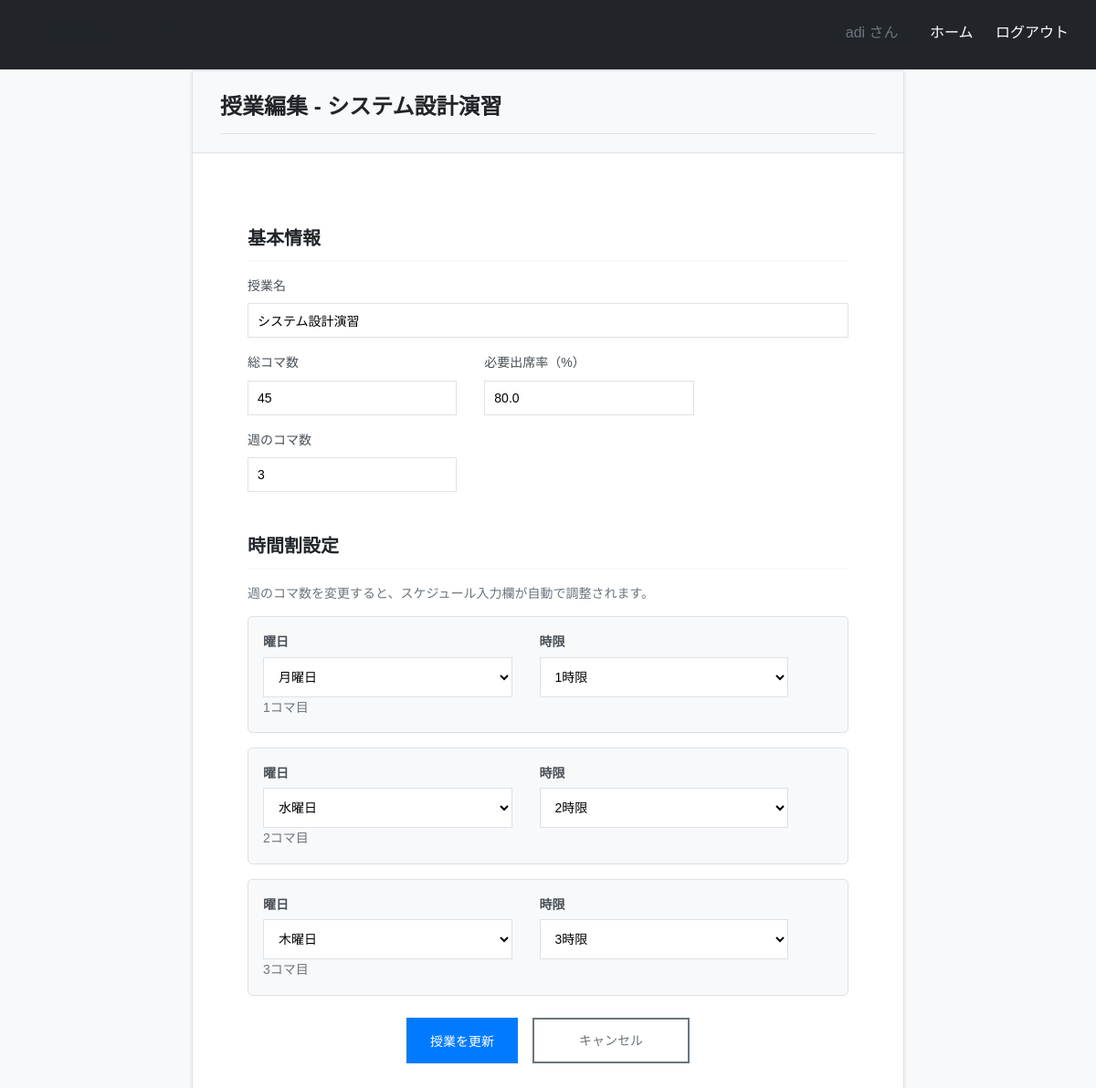
Screenshot of /course/1/edit/ (signed in) with the database file from the repository.
### sabotage_app/models.py (models this page shows, shortened)
class Course(models.Model):
    user = models.ForeignKey(User, on_delete=models.CASCADE)
    name = models.CharField(max_length=100, verbose_name="授業名")
    total_time_block = models.IntegerField(verbose_name="総コマ数")
    need_percent = models.FloatField(validators=[MinValueValidator(0), MaxValueValidator(100)], verbose_name="必要出席率")
    created_at = models.DateTimeField(auto_now_add=True)
    updated_at = models.DateTimeField(auto_now=True)
    class Meta:
        ordering = ['name']

### sabotage_app/views.py (the view, shortened to what this page needs)
@method_decorator(login_required, name='dispatch')
class CourseEditView(View):
    def get(self, request, course_id):
        course = get_object_or_404(Course, id=course_id, user=request.user)
        course_form = CourseForm(instance=course)
        schedules = CourseSchedule.objects.filter(course=course).order_by('id')
        course_form.fields['weekly_classes'].initial = schedules.count()
        schedule_form = CourseScheduleForm()
        context = {
            'course_form': course_form,
            'schedule_form': schedule_form,
            'course': course,
            'schedules': schedules,
            'is_edit': True
        }
        return render(request, 'sabotage_app/course_edit.html', context)

### sabotage_app/forms.py
class CourseScheduleForm(forms.ModelForm):
    class Meta:
        model = CourseSchedule
        fields = ['weekday', 'period']
        labels = {
            'weekday': '曜日',
            'period': '時限'
        }
        widgets = {
            'weekday': forms.Select(attrs={
                'class': 'form-control'
            }),
            'period': forms.Select(attrs={
                'class': 'form-control'
            })
        }
    def __init__(self, *args, **kwargs):
        super().__init__(*args, **kwargs)
        for field in self.fields.values():
            field.widget.attrs['style'] = 'width: 100%; padding: 10px; border: 1px solid #dee2e6; border-radius: 0px; font-size: 14px; box-sizing: border-box;'

### templates/sabotage_app/course_edit.html (shortened to what this page needs)
{% extends 'sabotage_app/base.html' %}
{% block content %}
<div class="container">
    <div class="row justify-content-center">
        <div class="col-md-8">
            <div class="card">
                <div class="card-header">
                    <h2>授業編集 - {{ course.name }}</h2>
                </div>
                <div class="card-body">
                    <form method="post" id="courseEditForm">
                        <div class="mb-4">
                            <h4>基本情報</h4>
                            <div class="form-group mb-3">
                                <label for="{{ course_form.name.id_for_label }}" class="form-label">{{ course_form.name.label }}</label>
                                {{ course_form.name }}
                            </div>
                            <div class="row">
                                <div class="col-md-4">
                                    <div class="form-group mb-3">
                                        <label for="{{ course_form.total_time_block.id_for_label }}" class="form-label">{{ course_form.total_time_block.label }}</label>
                                        {{ course_form.total_time_block }}
                                    </div>
                                </div>
                                <div class="col-md-4">
                                    <div class="form-group mb-3">
                                        <label for="{{ course_form.need_percent.id_for_label }}" class="form-label">{{ course_form.need_percent.label }}</label>
                                        {{ course_form.need_percent }}
                                    </div>
                                </div>
                                <div class="col-md-4">
                                    <div class="form-group mb-3">
                                        <label for="{{ course_form.weekly_classes.id_for_label }}" class="form-label">{{ course_form.weekly_classes.label }}</label>
                                        {{ course_form.weekly_classes }}
                                    </div>
                                </div>
                            </div>
                        </div>
                        <div class="mb-4">
                            <h4>時間割設定</h4>
                            <p class="text-muted">週のコマ数を変更すると、スケジュール入力欄が自動で調整されます。</p>
                            <div id="scheduleContainer">
                                {% for schedule in schedules %}
                                <div class="schedule-item mb-3 p-3" style="background-color: #f8f9fa; border-radius: 5px; border: 1px solid #dee2e6;">
                                </div>
                                {% endfor %}
                            </div>
                        </div>
                        <div class="form-group d-flex gap-3 justify-content-center mt-4">
                            <button type="submit" class="btn btn-primary">授業を更新</button>
                            <a href="{% url 'course_detail' course.id %}" class="btn btn-secondary">キャンセル</a>
                        </div>
                    </form>
                </div>
            </div>
        </div>
    </div>
</div>
{% endblock %}

### templates/sabotage_app/base.html (shortened to what this page needs)
<!DOCTYPE html>
<html lang="ja">
<head>
</head>
<body>
    <div class="header clearfix">
        <h1>欠課管理アプリ</h1>
        <div class="nav">
            {% if user.is_authenticated %}
                <span>{{ user.username }} さん</span>
                <a href="{% url 'index' %}">ホーム</a>
                <a href="{% url 'logout' %}">ログアウト</a>
            {% else %}
                <a href="{% url 'login' %}">ログイン</a>
                <a href="{% url 'signup' %}">新規登録</a>
            {% endif %}
        </div>
    </div>
    <div class="container">
        {% block content %}
        {% endblock %}
    </div>
</body>
</html>

### templates/sabotage_app/course_edit.html (style rules this page uses)
.form-control { width: 100%; padding: 12px; border: 1px solid #dee2e6; border-radius: 0px; font-size: 14px; background-color: #ffffff; transition: border-color 0.3s ease, box-shadow 0.3s ease; box-sizing: border-box; }
.btn { padding: 12px 24px; border: 2px solid; border-radius: 0px; cursor: pointer; text-decoration: none; display: inline-block; font-weight: 500; font-size: 14px; transition: all 0.3s ease; text-align: center; min-width: 120px; }
.btn-primary { background-color: #007bff; color: #ffffff; border-color: #007bff; }
.btn-secondary { background-color: #ffffff; color: #6c757d; border-color: #6c757d; }
.d-flex { display: flex; }
.gap-3 { gap: 1rem; }
.justify-content-center { justify-content: center; }
.mt-4 { margin-top: 1.5rem; }
.mb-3 { margin-bottom: 1rem; }
.mb-4 { margin-bottom: 1.5rem; }
.row { display: flex; flex-wrap: wrap; margin: 0 -15px; }
.col-md-4 { flex: 0 0 33.333333%; max-width: 33.333333%; padding: 0 15px; }
.col-md-8 { flex: 0 0 66.666667%; max-width: 66.666667%; padding: 0 15px; }
.container { max-width: 1200px; margin: 0 auto; padding: 0 15px; }
.card { background-color: #ffffff; border: 1px solid #dee2e6; border-radius: 0px; box-shadow: 0 2px 4px rgba(0,0,0,0.1); }
.card-header { background-color: #f8f9fa; border-bottom: 1px solid #dee2e6; padding: 20px 30px; margin: -30px -30px 20px -30px; }
.card-header h2 { margin: 0; color: #212529; font-size: 1.5rem; font-weight: 600; }
.card-body { padding: 30px; }
.form-label { font-weight: 600; margin-bottom: 5px; display: block; color: #495057; font-size: 14px; }
h4 { color: #212529; font-size: 1.25rem; font-weight: 600; margin-bottom: 15px; padding-bottom: 8px; border-bottom: 2px solid #f8f9fa; }
.text-muted { color: #6c757d !important; font-size: 0.875rem; }

### rows the page displays
Course: name "システム設計演習", total_time_block "45", need_percent "80.0"

### other values shown
{{ user.username }} "adi"
{{ course_form.name.label }} "授業名"
{{ course_form.total_time_block.label }} "総コマ数"
{{ course_form.need_percent.label }} "必要出席率（%）"
{{ course_form.weekly_classes.label }} "週のコマ数"
